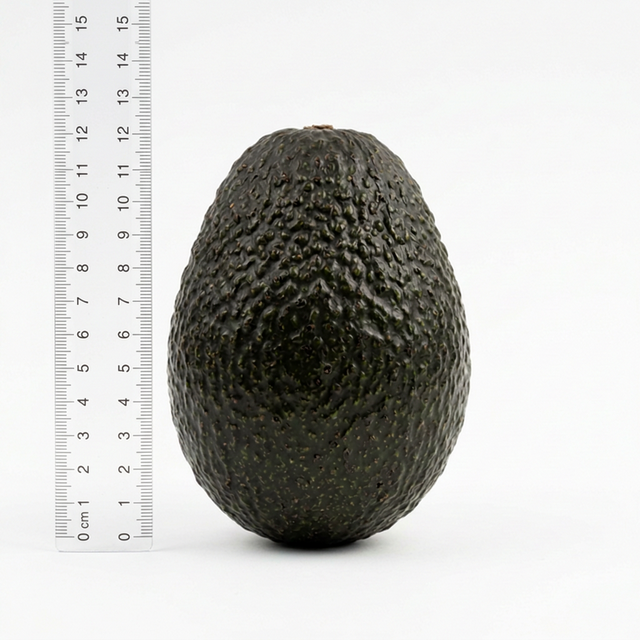
#> input picture week3_volume_surface/biomaterial-handling/en/week3/images/avocado_front_view.png, 640 x 640 px
$ python step1_interpolation.py
#> lines starting #> are read from the running program, lines starting #| are printed output that depends on the picture; after the words box and inside, x2 and y2 are one past the last pixel; in counts of white or black regions, pixels touching at a corner belong together
### week3_volume_surface/biomaterial-handling/en/week3/avocado_profile.py
"""
avocado_profile.py — Automatic Profile Extraction from Avocado Reference Image
===============================================================================
Uses OpenCV to detect the contour from avocado_front_view.png and extract
the lengthwise radius profile data.

Dependencies: pip install opencv-python numpy scipy
"""
import cv2
import numpy as np
import os


# Avocado total length from textbook Example 3-3 [cm]
AVOCADO_LENGTH_CM = 10.85


def _imread_unicode(filepath):
    """
    Load image from paths containing Unicode characters (e.g., Korean).
    cv2.imread() on Windows does not support non-ASCII paths,
    so we use numpy + cv2.imdecode as a workaround.
    """
    try:
        with open(filepath, 'rb') as f:
            buf = np.frombuffer(f.read(), dtype=np.uint8)
        img = cv2.imdecode(buf, cv2.IMREAD_COLOR)
#> img is the input picture: shape (640, 640, 3); mean B, G, R 194.9, 197.7, 197.9
        return img
    except Exception:
        return None


def extract_profile(image_path=None, n_dense=200):
    """
    Load the avocado image and extract contour-based profile data.

    Parameters
    ----------
    image_path : str, optional
        Path to image file. If None, auto-searches images/avocado_front_view.png
    n_dense : int
        Number of dense profile samples (default 200)

    Returns
    -------
    dict
        x_points, r_points   : Points for spline fitting (~15, reinforced at ends)
        x_textbook, r_textbook : Textbook measurement points (6)
        x_dense, r_dense     : Dense profile (n_dense points)
        image                 : Original image (BGR)
        contour               : Detected avocado contour
        scale                 : Pixel-to-cm conversion factor
        from_image            : Whether image processing succeeded
    """
    if image_path is None:
        script_dir = os.path.dirname(os.path.abspath(__file__))
        image_path = os.path.join(script_dir, 'images', 'avocado_front_view.png')

    image = _imread_unicode(image_path)
    if image is None:
        print(f"[WARNING] Image not found: {image_path}")
        print("[FALLBACK] Using textbook Example 3-3 data.")
        return _fallback_data()

    print(f"[INFO] Image loaded: {image_path}")
    print(f"       Size: {image.shape[1]} x {image.shape[0]} px")
#|        Size: 640 x 640 px

    try:
        result = _process_image(image, n_dense)
        print(f"[INFO] Profile extraction successful -- Length: {result['x_points'][-1]:.2f} cm, "
              f"Max radius: {result['r_points'].max():.3f} cm")
        return result
    except Exception as e:
        print(f"[WARNING] Image processing failed ({e})")
        print("[FALLBACK] Using textbook Example 3-3 data.")
        return _fallback_data()


def _process_image(image, n_dense):
    """OpenCV-based image processing pipeline."""
#> called with n_dense = 200
    h_img, w_img = image.shape[:2]
#> h_img = 640; w_img = 640

    # 1) Grayscale + Gaussian blur
    gray = cv2.cvtColor(image, cv2.COLOR_BGR2GRAY)
    blurred = cv2.GaussianBlur(gray, (7, 7), 0)
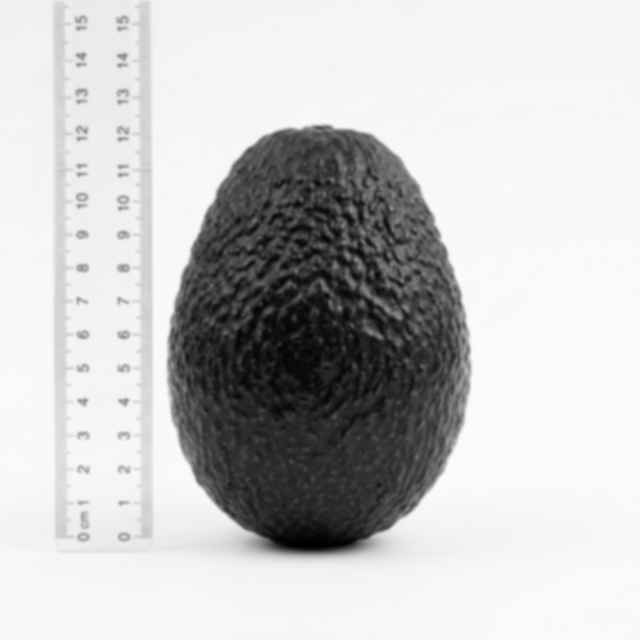
#> blurred: shape (640, 640); min 0, max 252, mean 197.5

    # 2) Otsu binarization (bright background → invert)
    _, binary = cv2.threshold(blurred, 0, 255,
                              cv2.THRESH_BINARY_INV + cv2.THRESH_OTSU)
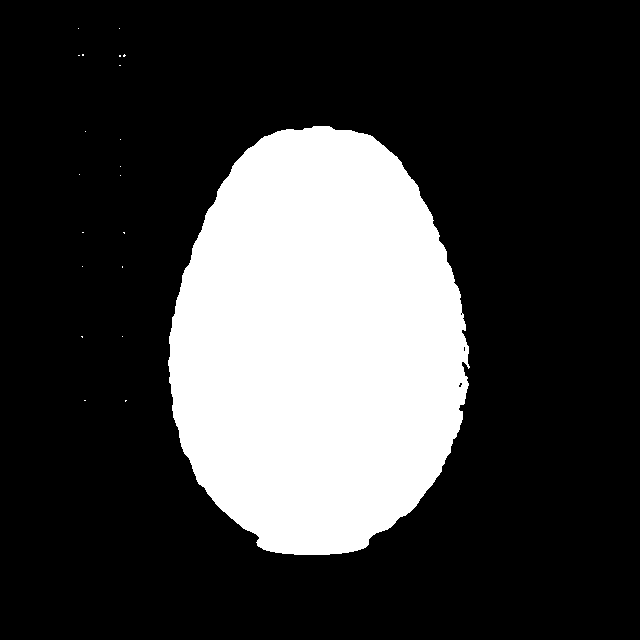
#> binary: shape (640, 640); 24.4% white; 21 white regions (20 under 20 px), largest, box (x1, y1, x2, y2) and area: (168, 126, 470, 555) 100027

    # 3) Morphological operations: noise removal & object connection
    kernel = cv2.getStructuringElement(cv2.MORPH_ELLIPSE, (9, 9))
    binary = cv2.morphologyEx(binary, cv2.MORPH_CLOSE, kernel, iterations=3)
#> binary: shape (640, 640); 24.5% white; 19 white regions (17 under 20 px), largest, box (x1, y1, x2, y2) and area: (168, 126, 470, 555) 100239, (119, 54, 126, 66) 36
    binary = cv2.morphologyEx(binary, cv2.MORPH_OPEN, kernel, iterations=2)
#> binary: shape (640, 640); 24.5% white; 1 white region

    # 4) Contour detection
    contours, _ = cv2.findContours(binary, cv2.RETR_EXTERNAL,
                                   cv2.CHAIN_APPROX_NONE)
#> contours = 1 contour; box (x1, y1, x2, y2) and area: (168, 126, 469, 555) 99677

    # Filter by area (> 1% of total image)
    min_area = h_img * w_img * 0.01
#> min_area = 4096
    valid = [c for c in contours if cv2.contourArea(c) > min_area]
#> valid has the same summary as contours
    if not valid:
        raise ValueError("No valid contours found")

    # Largest contour = avocado
    avocado = max(valid, key=cv2.contourArea)
#> avocado = contour of 1070 points, box (x1, y1, x2, y2) (168, 126, 469, 555), area 99677
    bx, by, bw, bh = cv2.boundingRect(avocado)
#> bx = 168; by = 126; bw = 301; bh = 429
    pts = avocado.reshape(-1, 2)
#> pts = 1070 pairs, first value 168 to 468, second value 126 to 554

    # 5) Orientation detection & scale calculation
    if bh >= bw:
        # Vertical — length axis along Y
        length_px = bh
#> length_px = 429
        scale = AVOCADO_LENGTH_CM / length_px
#> scale = 0.0253
        positions = np.linspace(by, by + bh, n_dense)
#> positions = 200 values from 126 to 555
        radii_px = _extract_widths(pts, positions, axis='y',
                                   tol=max(3, bh * 0.015))
#> after the loop in _extract_widths, `for pos in positions:`: radii = 200 values, max 150 at index 106, min 41 at index 0, mean 119.3
#> radii_px has the same summary as radii in _extract_widths
        x_cm = (positions - by) * scale
#> x_cm = 200 values from 0 to 10.85
    else:
        # Horizontal — length axis along X
        length_px = bw
        scale = AVOCADO_LENGTH_CM / length_px
        positions = np.linspace(bx, bx + bw, n_dense)
        radii_px = _extract_widths(pts, positions, axis='x',
                                   tol=max(3, bw * 0.015))
        x_cm = (positions - bx) * scale

    r_cm = np.array(radii_px) * scale
#> r_cm = 200 values, max 3.79 at index 106, min 1.04 at index 0, mean 3.02

    # 6) Smoothing + correction
    from scipy.ndimage import uniform_filter1d
    r_cm = uniform_filter1d(r_cm, size=9)
#> r_cm = 200 values, max 3.79 at index 109, min 1.29 at index 0, mean 3.02
    r_cm = np.maximum(r_cm, 0)
    r_cm[0] = 0
    r_cm[-1] = 0

    # 7) Sample 6 key points matching textbook measurement positions
    textbook_ratios = np.array([0, 1.0, 5.0, 6.5, 8.0, 10.85]) / AVOCADO_LENGTH_CM
    textbook_x = textbook_ratios * x_cm[-1]
#> textbook_x = [0, 1, 5, 6.5, 8, 10.85]
    textbook_r = np.interp(textbook_x, x_cm, r_cm)
#> textbook_r = [0, 2.23, 3.72, 3.76, 3.49, 0]
    textbook_r[0] = 0
    textbook_r[-1] = 0

    # 8) Points for spline fitting: evenly spaced + reinforced near ends
    #    Using only 6 points causes spline overshoot due to wide spacing,
    #    so we provide sufficient points for accurate interpolation.
    n_spline = 15
    spline_x = np.linspace(0, x_cm[-1], n_spline)
    # Add extra points near endpoints (tapering reinforcement)
    extra_near_start = np.array([x_cm[-1] * 0.02, x_cm[-1] * 0.05])
#> extra_near_start = [0.217, 0.542]
    extra_near_end = np.array([x_cm[-1] * 0.95, x_cm[-1] * 0.98])
#> extra_near_end = [10.31, 10.63]
    spline_x = np.unique(np.sort(np.concatenate([spline_x, extra_near_start, extra_near_end])))
#> spline_x = 19 values from 0 to 10.85
    spline_r = np.interp(spline_x, x_cm, r_cm)
#> spline_r = 19 values, max 3.78 at index 10, min 0 at index 0, mean 2.5
    spline_r[0] = 0
    spline_r[-1] = 0

    return {
        'x_points': spline_x,
        'r_points': spline_r,
        'x_textbook': textbook_x,
        'r_textbook': textbook_r,
        'x_dense': x_cm,
        'r_dense': r_cm,
        'image': image,
        'contour': avocado,
        'binary': binary,
        'scale': scale,
        'bbox': (bx, by, bw, bh),
        'from_image': True,
    }


def _extract_widths(pts, positions, axis, tol):
    """Extract half-width (radius) at each position from contour points."""
    radii = []
    for pos in positions:
        if axis == 'y':
            mask = np.abs(pts[:, 1] - pos) < tol
            nearby = pts[mask]
            if len(nearby) >= 2:
                radii.append((nearby[:, 0].max() - nearby[:, 0].min()) / 2.0)
            else:
                radii.append(0)
        else:
            mask = np.abs(pts[:, 0] - pos) < tol
            nearby = pts[mask]
            if len(nearby) >= 2:
                radii.append((nearby[:, 1].max() - nearby[:, 1].min()) / 2.0)
            else:
                radii.append(0)
    return radii


# [18 lines left out: function _fallback_data, not called in this run]


# === Test when run directly ===
# [8 lines that do not run on import are left out]

### week3_volume_surface/biomaterial-handling/en/week3/step1_interpolation.py
"""
step1_interpolation.py — Image-Based Profile Extraction & Cubic Spline Interpolation
=====================================================================================
Automatically extracts the avocado contour from the reference image
(images/avocado_front_view.png) using OpenCV, then generates a smooth
profile curve via cubic spline interpolation.

Run: python step1_interpolation.py
Dependencies: pip install numpy scipy matplotlib opencv-python
"""
import numpy as np
from scipy.interpolate import CubicSpline
import matplotlib.pyplot as plt
import cv2

# ============================================================
# Step 1-A: Automatic Profile Data Extraction from Avocado Image
# ============================================================
from avocado_profile import extract_profile

data = extract_profile()
#> in extract_profile, `result = _process_image(image, n_dense)`: result = 12 items
#| [INFO] Profile extraction successful -- Length: 10.85 cm, Max radius: 3.783 cm
#> data = 12 items
x_points = data['x_points']      # Points for spline fitting (~15+)
#> x_points = 19 values from 0 to 10.85
r_points = data['r_points']
#> r_points has the same summary as spline_r in _process_image
x_textbook = data['x_textbook']   # Textbook reference points (6)
#> x_textbook = [0, 1, 5, 6.5, 8, 10.85]
r_textbook = data['r_textbook']
#> r_textbook = [0, 2.23, 3.72, 3.76, 3.49, 0]

source = 'Image-based' if data['from_image'] else 'Textbook data'
#> source = 'Image-based'
print(f"\n{'='*50}")
print(f"Extracted Profile Data [{source}]")
#| Extracted Profile Data [Image-based]
print(f"{'='*50}")
print(f"Spline fitting points: {len(x_points)}")
#| Spline fitting points: 19
print(f"Textbook reference points:")
for i, (x, r) in enumerate(zip(x_textbook, r_textbook)):
    print(f"  Point {i+1}: x = {x:6.2f} cm,  r = {r:6.3f} cm")
#> this loop made 6 passes
#> (x, r) on passes 1 to 6: (0, 0), (1, 2.23), (5, 3.72), (6.5, 3.76), (8, 3.49), (10.85, 0)
#|   Point 1: x =   0.00 cm,  r =  0.000 cm
#|   Point 2: x =   1.00 cm,  r =  2.233 cm
#|   Point 3: x =   5.00 cm,  r =  3.719 cm
#|   Point 4: x =   6.50 cm,  r =  3.765 cm
#|   Point 5: x =   8.00 cm,  r =  3.487 cm
#|   Point 6: x =  10.85 cm,  r =  0.000 cm

# ============================================================
# Step 1-B: Cubic Spline Interpolation
# ============================================================
cs = CubicSpline(x_points, r_points, bc_type='natural')
x_new = np.linspace(0, x_points[-1], 100)
#> x_new = 100 values from 0 to 10.85
r_new = cs(x_new)
#> r_new = 100 values, max 3.79 at index 54, min -1.11e-16 at index 99, mean 2.98
r_new = np.maximum(r_new, 0)  # Correct negative radii
#> r_new = 100 values, max 3.79 at index 54, min 0 at index 0, mean 2.98

# ============================================================
# Step 1-C: Visualization — Original Image + Profile Comparison
# ============================================================
if data['from_image'] and data['image'] is not None:
    fig, axes = plt.subplots(1, 3, figsize=(18, 5))

    # [Left] Original image + detected contour
    ax1 = axes[0]
    img_rgb = cv2.cvtColor(data['image'], cv2.COLOR_BGR2RGB)
    img_contour = img_rgb.copy()
    cv2.drawContours(img_contour, [data['contour']], -1, (255, 0, 0), 3)
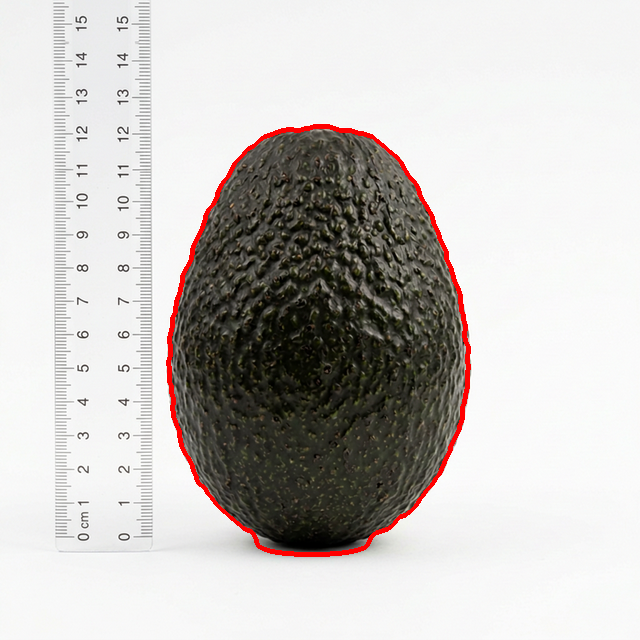
#> img_contour: shape (640, 640, 3); mean R, G, B 199.4, 195.9, 193.2
    ax1.imshow(img_contour)
    ax1.set_title('Original Image + Detected Contour', fontsize=12)
    ax1.axis('off')

    # [Center] Binarization result
    ax2 = axes[1]
    ax2.imshow(data['binary'], cmap='gray')
    ax2.set_title('Otsu Binarization + Morphology', fontsize=12)
    ax2.axis('off')

    # [Right] Extracted profile + spline interpolation
    ax3 = axes[2]
    if data['x_dense'] is not None:
        ax3.fill_between(data['x_dense'], data['r_dense'], -data['r_dense'],
                         alpha=0.15, color='blue', label='Image-extracted profile')
    ax3.fill_between(x_new, r_new, -r_new, alpha=0.3, color='green',
                     label='Cubic Spline interpolation')
    ax3.plot(x_new, r_new, 'g-', linewidth=2)
    ax3.plot(x_new, -r_new, 'g-', linewidth=2)
    ax3.plot(x_textbook, r_textbook, 'ro', markersize=8, label='Textbook reference points')
    ax3.plot(x_textbook, -r_textbook, 'ro', markersize=8)
    ax3.plot(x_points, r_points, 'b^', markersize=5, alpha=0.5, label='Spline fit points')
    ax3.set_xlabel('Position x [cm]', fontsize=11)
    ax3.set_ylabel('Radius r [cm]', fontsize=11)
    ax3.set_title('Extracted Profile → Cubic Spline', fontsize=12)
    ax3.legend(fontsize=9)
    ax3.grid(True, alpha=0.3)
    ax3.set_aspect('equal')

    plt.suptitle('Step 1: Image → Profile Extraction → Spline Interpolation',
                 fontsize=14, fontweight='bold')
    plt.tight_layout()
    plt.show()
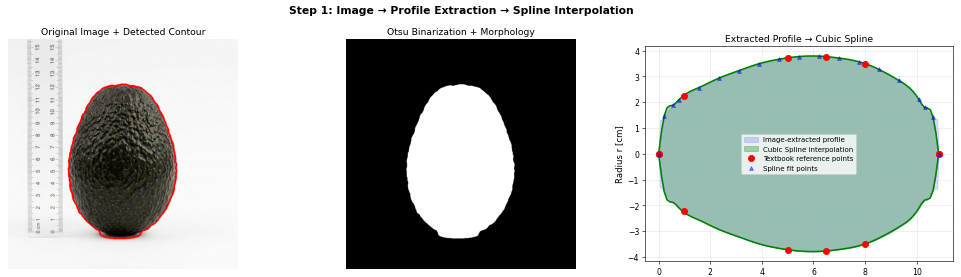
#> figure drawn by matplotlib, 3 panels; panel 3: curve peaks at x = 5.92, y = 3.79; panel 3: curve peaks at x = 0, y = 0

else:
    plt.figure(figsize=(10, 5))
    plt.fill_between(x_new, r_new, -r_new, alpha=0.3, color='green',
                     label='Interpolated Cross-section')
    plt.plot(x_new, r_new, 'g-', linewidth=2)
    plt.plot(x_new, -r_new, 'g-', linewidth=2)
    plt.plot(x_textbook, r_textbook, 'ro', markersize=8, label='Measured Data')
    plt.plot(x_textbook, -r_textbook, 'ro', markersize=8)
    plt.xlabel('Position x [cm]', fontsize=12)
    plt.ylabel('Radius r [cm]', fontsize=12)
    plt.title('Step 1: Avocado Profile - Cubic Spline Interpolation', fontsize=14)
    plt.legend(fontsize=11)
    plt.grid(True, alpha=0.3)
    plt.axis('equal')
    plt.tight_layout()
    plt.show()

print(f"\nSpline fitting points: {len(x_points)}")
#| Spline fitting points: 19
print(f"Textbook reference points: {len(x_textbook)}")
#| Textbook reference points: 6
print(f"Interpolated points: {len(x_new)}")
#| Interpolated points: 100
print(f"Total avocado length: {x_points[-1]:.2f} cm")
#| Total avocado length: 10.85 cm
print(f"Max radius: {r_points.max():.3f} cm")
#| Max radius: 3.783 cm
